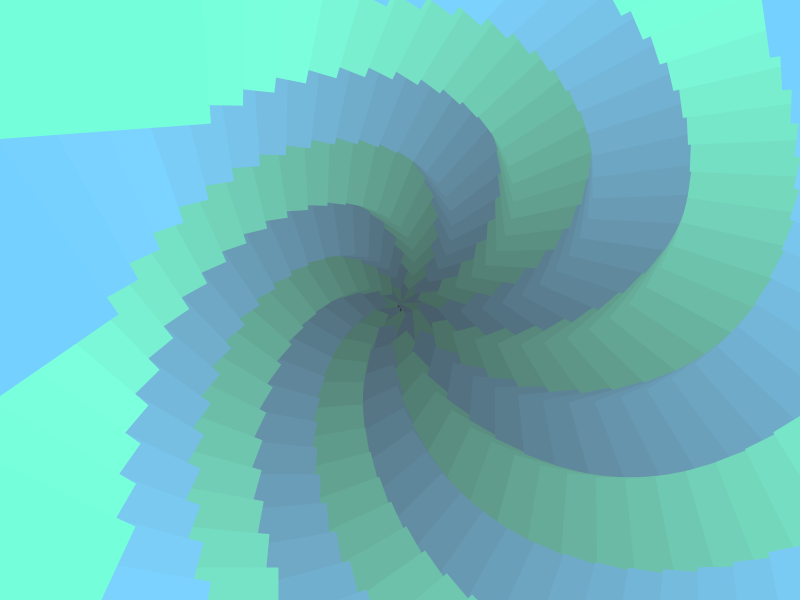
Frame 1 (no input)
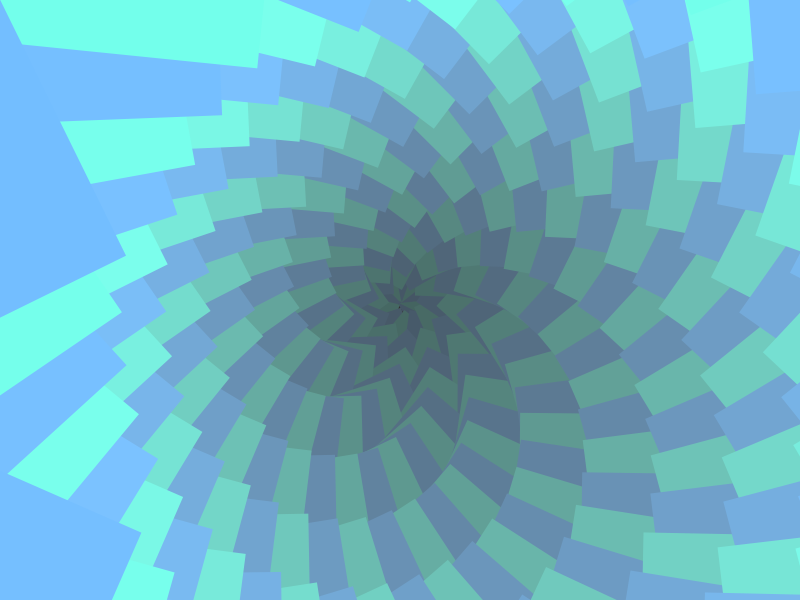
Frame 60 (the mouse pressed at the canvas centre just before this capture)
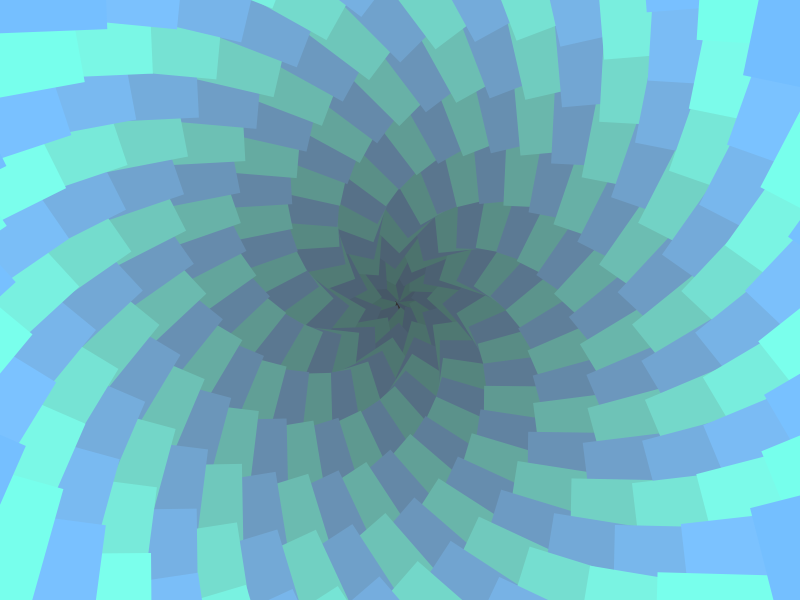
Frame 120 (the mouse held since frame 60 and released just before this capture)

The Processing sketch that drew these frames (run headless with seeded random() and noise(); from frame 60 on, the mouse is pressed at the canvas centre):

// Processing sketch: spirale
// ── spirale.pde
//boolean sketchFullScreen(){ return true; }

//Toolbox toolbox;

void setup() {
  //size(displayWidth, displayHeight);
  size(800,600);
  colorMode(HSB);
  noStroke();

  //toolbox = new Toolbox(this);
    //toolbox.ease(.05);
    //toolbox.gui(0, height-30, width, 30, color(0,230));
      //toolbox.gui.slider(
        //"timeX", "" , -1, 1, 0.01,
        //5, 5,
        //width-10, 20);
      // toolbox.gui.toggle("","", false, 520, 10, 25, 25);
      // toolbox.gui.toggle("","", false, 555, 10, 25, 25);
      // toolbox.gui.toggle("","", false, 590, 10, 25, 25);
      // toolbox.gui.button("gifExport","", width-35, 10, 25, 25);
}


float a = 100, timeX = 0;

void draw(){
  background(50);

 // toolbox.ease.set("x",width-mouseX);
  //toolbox.ease.set("y",height-mouseY);

   a += millis() * map(mouseX,0,width,-1,1) * .0000005;
  //a += millis() * timeX * .0000005;
  // a += millis() * .0000001 * noise(a);

  for(int i=1; i<300; i++){
    pushMatrix();
      translate(
        width*.5  + ( i * (width-mouseX - width*.5 ) )*.001, 
        height*.5 + ( i * (height-mouseY - height*.5) )*.001
      );
      rotate(i*a);
      fill(
        (255*.9)*abs(sin(a)) + (255*.1)*(i%2),
        (100*.8) + map(i,1,255,0,255)*.2, 
        map(i,1,255,100,255)
      );
      rect(i-5, i-5, 50+i, 50+i);
    popMatrix();
  }

  //toolbox.update();
  //if(mouseY>height-50) toolbox.gui.show(); else toolbox.gui.hide();
}
